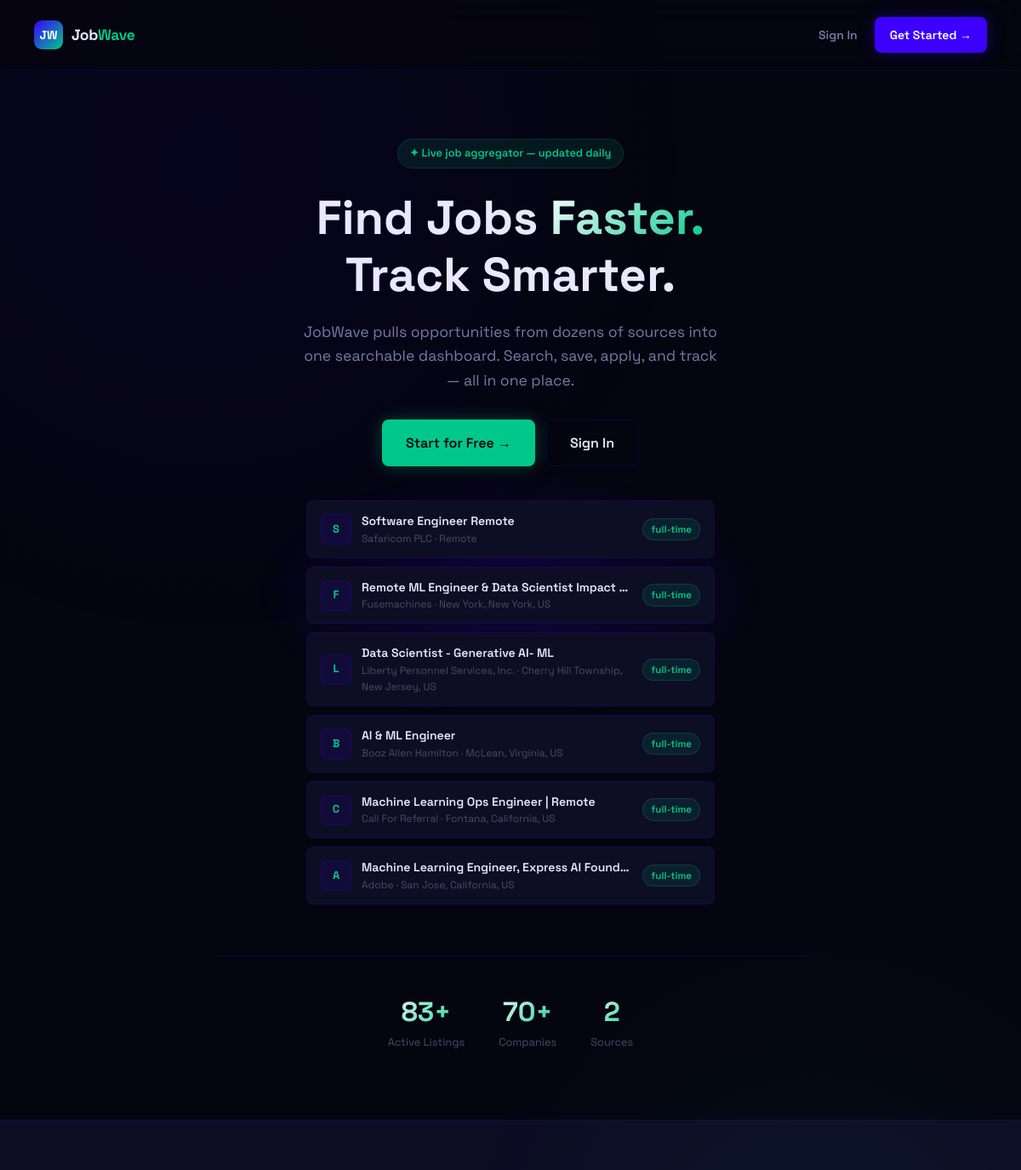
Before: / (upper part) with the older database file.
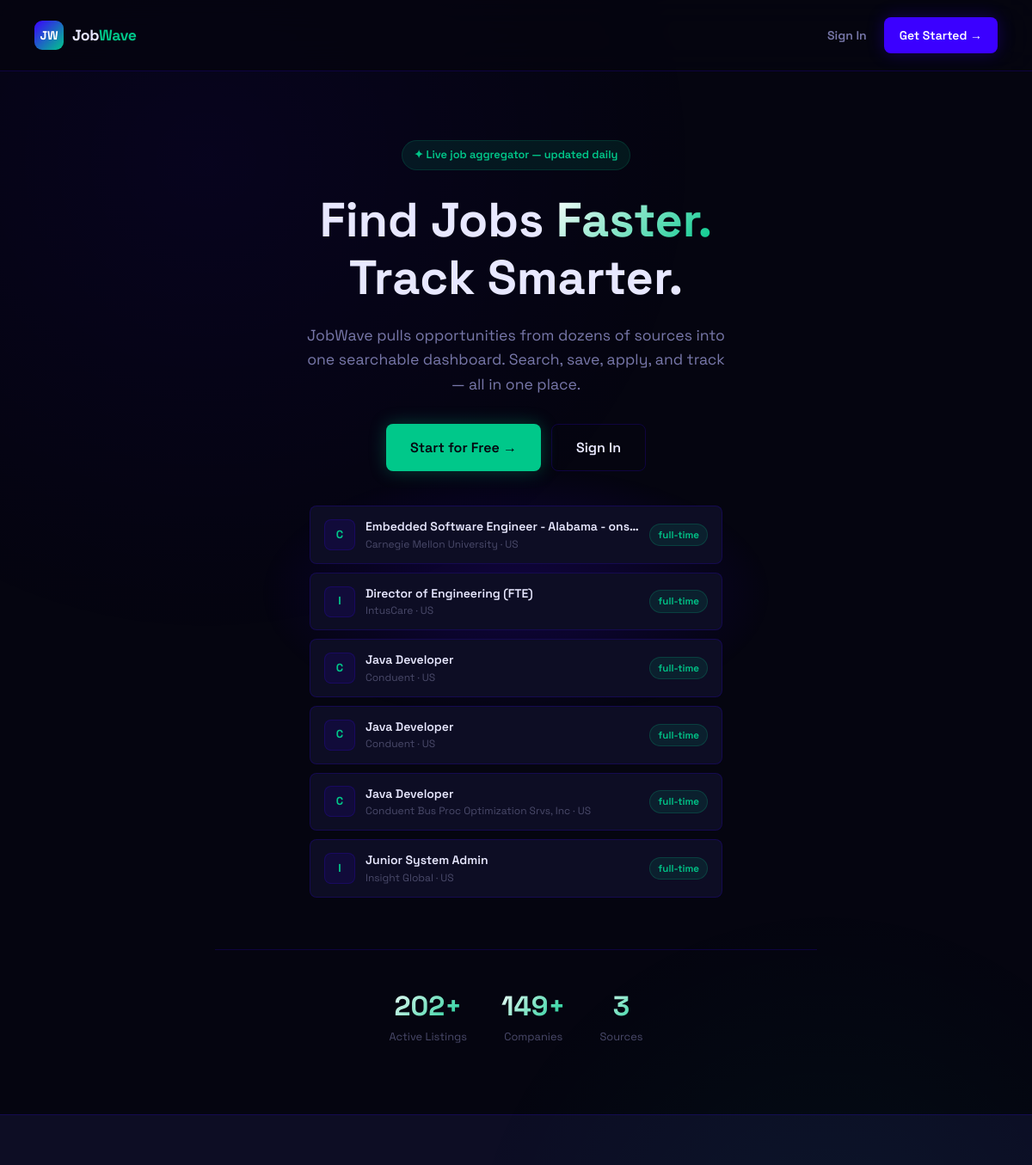
After: the same page with the newer database file.
### app.py (models this page shows)
class Job(db.Model):
    id = db.Column(db.Integer, primary_key=True)
    title = db.Column(db.String(200), nullable=False)
    company = db.Column(db.String(200), nullable=False)
    location = db.Column(db.String(200))
    job_type = db.Column(db.String(50))          # full-time | part-time | remote | contract
    experience = db.Column(db.String(50))         # entry | mid | senior
    salary_min = db.Column(db.Integer)
    salary_max = db.Column(db.Integer)
    description = db.Column(db.Text)
    requirements = db.Column(db.Text)
    source = db.Column(db.String(100))
    source_url = db.Column(db.String(500))
    source_id = db.Column(db.String(200), unique=True)  # duplicate detection
    tags = db.Column(db.String(500))
    is_active = db.Column(db.Boolean, default=True)
    scraped_at = db.Column(db.DateTime, default=datetime.utcnow)
    posted_at = db.Column(db.DateTime)
    views = db.Column(db.Integer, default=0)

### app.py (the view)
@app.route('/')
def index():
    if current_user.is_authenticated:
        return redirect(url_for('dashboard'))
    stats = {
        'total_jobs': Job.query.filter_by(is_active=True).count(),
        'companies': db.session.query(Job.company).distinct().count(),
        'sources': db.session.query(Job.source).distinct().count(),
    }
    recent = Job.query.filter_by(is_active=True).order_by(Job.scraped_at.desc()).limit(6).all()
    return render_template('index.html', stats=stats, recent=recent)

### templates/index.html (shortened to what this page needs)
{% extends 'base.html' %}
{% block public_content %}
<link rel="stylesheet" href="https://cdnjs.cloudflare.com/ajax/libs/font-awesome/6.5.0/css/all.min.css">
<div class="landing">
  <nav class="landing-nav">
    <div style="display:flex;align-items:center;gap:10px;">
      <div class="logo-mark">JW</div>
      <div class="logo-text">
        Job<span>Wave</span>
      </div>
    </div>
    <div style="display:flex;gap:8px;">
      <a href="{{ url_for('login') }}" class="btn btn-ghost">
        Sign In
      </a>
      <a href="{{ url_for('register') }}" class="btn btn-primary">
        Get Started →
      </a>
    </div>
  </nav>
  <section class="hero">
    <div class="hero-content">
      <div class="hero-eyebrow">
        ✦ Live job aggregator — updated daily
      </div>
      <h1>
        Find Jobs
        <span class="gradient-text">Faster.</span>
        <br>
        Track Smarter.
      </h1>
      <p>
        JobWave pulls opportunities from dozens of sources into one searchable dashboard.
        Search, save, apply, and track — all in one place.
      </p>
      <div class="hero-actions">
        <a href="{{ url_for('register') }}" class="btn btn-mint btn-lg">
          Start for Free →
        </a>
        <a href="{{ url_for('login') }}" class="btn btn-outline btn-lg">
          Sign In
        </a>
      </div>
      <div class="hero-job-list">
        {% for job in recent %}
        <div class="hero-job-item">
          <div class="hero-job-logo">
            {{ job.company[0] }}
          </div>
          <div style="flex:1;min-width:0;">
            <div style="
              font-weight:600;
              font-size:0.875rem;
              white-space:nowrap;
              overflow:hidden;
              text-overflow:ellipsis;
            ">
              {{ job.title }}
            </div>
            <div style="
              font-size:0.75rem;
              color:var(--text-muted);
            ">
              {{ job.company }} · {{ job.location }}
            </div>
          </div>
          <span class="badge badge-mint" style="flex-shrink:0;">
            {{ job.job_type or 'full-time' }}
          </span>
        </div>
        {% endfor %}
      </div>
      <div class="hero-stats">
        <div>
          <div class="hero-stat-value gradient-text">
            {{ stats.total_jobs }}+
          </div>
          <div class="hero-stat-label">
            Active Listings
          </div>
        </div>
        <div>
          <div class="hero-stat-value gradient-text">
            {{ stats.companies }}+
          </div>
          <div class="hero-stat-label">
            Companies
          </div>
        </div>
        <div>
          <div class="hero-stat-value gradient-text">
            {{ stats.sources }}
          </div>
          <div class="hero-stat-label">
            Sources
          </div>
        </div>
      </div>
    </div>
  </section>
  <section class="feature-grid">
  </section>
</div>
{% endblock %}

Changed rows visible on the page:
no longer on this page (row unchanged): Job: company "S", title "Software Engineer Remote", company "Safaricom PLC", location "Remote", job_type "full-time"
no longer on this page (row unchanged): Job: company "F", title "Remote ML Engineer & Data Scientist Impact…", company "Fusemachines", location "New York, New York, US", job_type "full-time"
no longer on this page (row unchanged): Job: company "L", title "Data Scientist - Generative AI- ML", company "Liberty Personnel Services, Inc.", location "Cherry Hill Township, New Jersey, US", job_type "full-time"
no longer on this page (row unchanged): Job: company "B", title "AI & ML Engineer", company "Booz Allen Hamilton", location "McLean, Virginia, US", job_type "full-time"
no longer on this page (row unchanged): Job: company "C", title "Machine Learning Ops Engineer | Remote", company "Call For Referral", location "Fontana, California, US", job_type "full-time"
no longer on this page (row unchanged): Job: company "A", title "Machine Learning Engineer, Express AI Found…", company "Adobe", location "San Jose, California, US", job_type "full-time"
added Job: company "C", title "Embedded Software Engineer - Alabama - ons…", company "Carnegie Mellon University", location "US", job_type "full-time"
added Job: company "I", title "Director of Engineering (FTE)", company "IntusCare", location "US", job_type "full-time"
added Job: company "C", title "Java Developer", company "Conduent", location "US", job_type "full-time"
added Job: company "C", title "Java Developer", company "Conduent", location "US", job_type "full-time"
added Job: company "C", title "Java Developer", company "Conduent Bus Proc Optimization Srvs, Inc", location "US", job_type "full-time"
added Job: company "I", title "Junior System Admin", company "Insight Global", location "US", job_type "full-time"
Other visible differences:
{{ stats.total_jobs }}: "83" → "202"
{{ stats.companies }}: "70" → "149"
{{ stats.sources }}: "2" → "3"
